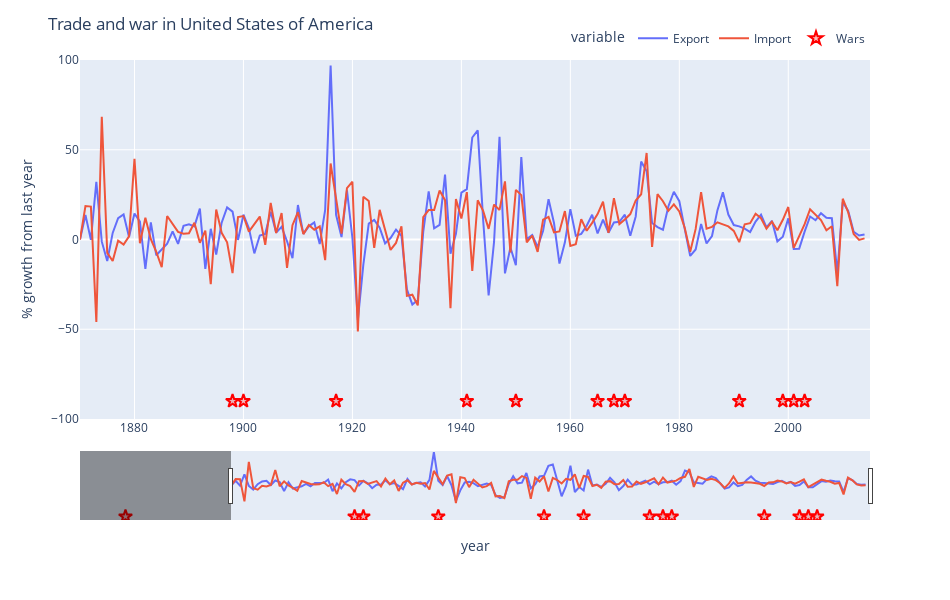
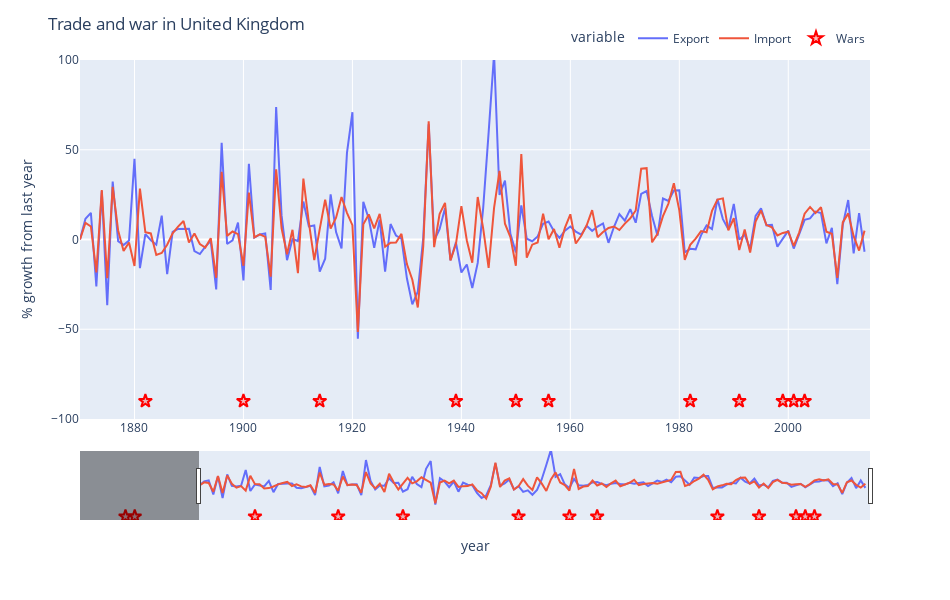
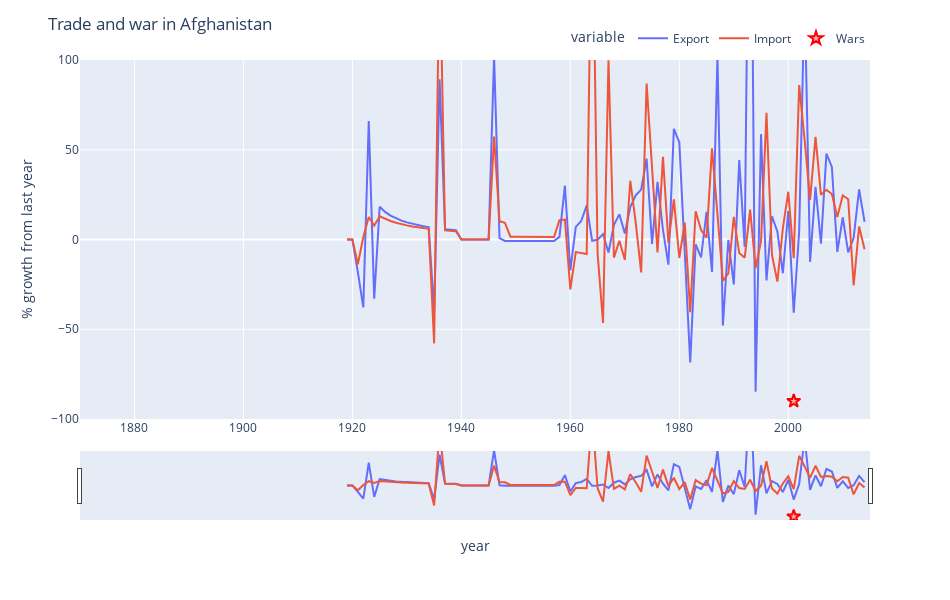

Notebook source saved alongside these figures, in order:
### Code cell
def plot_country_trade(cowcode):
    country_name = country_codes.loc[cowcode]['StateNme']
    trade_df = (national_trade_data[national_trade_data['ccode']==cowcode]
        .copy()
        .dropna()
        .rename(columns={'exports_growth':'Export', 'imports_growth':'Import'})
    )
    war_df = inter_war[inter_war['ccode']==cowcode]

    fig = px.line(
        trade_df, x="year", 
        # y=["exports_growth", "imports_growth"], 
        y=['Export', 'Import'],
        width=FIGURE_WIDTH, 
        height=FIGURE_HEIGHT
    )

    fig.add_trace(go.Scatter(
        x=war_df['StartYear1'],
        y=[-90]*len(war_df),
        mode='markers',
        text=war_df['WarName'], 
        marker_symbol='star',
        marker_line_color="rgba(255,0,0,1)", 
        marker_color="rgba(255,0,0,0.25)",
        marker_line_width=2, 
        marker_size=10,
        name='Wars',
    ))
    
    fig.update_layout(
        xaxis=dict(
            rangeslider=dict(
                visible=True
            ),
        ),
        title=f"Trade and war in {country_name}",
        xaxis_title="year",
        yaxis_title="% growth from last year",
        legend=custom_hlegend,
        width=950,
        height=600
    )
    fig.update_yaxes(range=[-100, 100])
    fig.update_xaxes(range=[1870,2015])
    fig.write_html(f'fig/country_trade_{cowcode}.html', include_plotlyjs='cdn', full_html=False)
    fig.show()
plot_country_trade(2)  
plot_country_trade(200)  
plot_country_trade(700)

### Figure 1 — Plotly figure (JSON) as saved in the notebook; plotly's stock layout.template omitted (floating-point values rounded to 4 significant figures; data arrays with more than 128 entries replaced by an {"elided": "..."} marker saying what was removed)
{"data": [{"hovertemplate": "variable=Export<br>year=%{x}<br>value=%{y}<extra></extra>", "legendgroup": "Export", "line": {"color": "#636efa", "dash": "solid"}, "mode": "lines", "name": "Export", "orientation": "v", "showlegend": true, "type": "scatter", "x": {"elided": "145 int values"}, "xaxis": "x", "y": {"elided": "145 float values"}, "yaxis": "y"}, {"hovertemplate": "variable=Import<br>year=%{x}<br>value=%{y}<extra></extra>", "legendgroup": "Import", "line": {"color": "#EF553B", "dash": "solid"}, "mode": "lines", "name": "Import", "orientation": "v", "showlegend": true, "type": "scatter", "x": {"elided": "145 int values"}, "xaxis": "x", "y": {"elided": "145 float values"}, "yaxis": "y"}, {"marker": {"color": "rgba(255,0,0,0.25)", "line": {"color": "rgba(255,0,0,1)", "width": 2}, "size": 10, "symbol": "star"}, "mode": "markers", "name": "Wars", "text": ["Mexican-American", "Spanish-American", "Boxer Rebellion", "World War I", "World War II", "Korean", "Vietnam War, Phase 2", "Second Laotian, Phase 2", "Communist Coalition", "Gulf War", "War for Kosovo", "Invasion of Afghanistan", "Invasion of Iraq"], "type": "scatter", "x": [1846, 1898, 1900, 1917, 1941, 1950, 1965, 1968, 1970, 1991, 1999, 2001, 2003], "y": [-90, -90, -90, -90, -90, -90, -90, -90, -90, -90, -90, -90, -90]}], "layout": {"height": 600, "legend": {"orientation": "h", "title": {"text": "variable"}, "tracegroupgap": 0, "x": 1, "xanchor": "right", "y": 1.02, "yanchor": "bottom"}, "margin": {"t": 60}, "title": {"text": "Trade and war in United States of America"}, "width": 950, "xaxis": {"anchor": "y", "domain": [0, 1], "range": [1870, 2015], "rangeslider": {"visible": true}, "title": {"text": "year"}}, "yaxis": {"anchor": "x", "domain": [0, 1], "range": [-100, 100], "title": {"text": "% growth from last year"}}}}

### Figure 2 — Plotly figure (JSON) as saved in the notebook; plotly's stock layout.template omitted (floating-point values rounded to 4 significant figures; data arrays with more than 128 entries replaced by an {"elided": "..."} marker saying what was removed)
{"data": [{"hovertemplate": "variable=Export<br>year=%{x}<br>value=%{y}<extra></extra>", "legendgroup": "Export", "line": {"color": "#636efa", "dash": "solid"}, "mode": "lines", "name": "Export", "orientation": "v", "showlegend": true, "type": "scatter", "x": {"elided": "145 int values"}, "xaxis": "x", "y": {"elided": "145 float values"}, "yaxis": "y"}, {"hovertemplate": "variable=Import<br>year=%{x}<br>value=%{y}<extra></extra>", "legendgroup": "Import", "line": {"color": "#EF553B", "dash": "solid"}, "mode": "lines", "name": "Import", "orientation": "v", "showlegend": true, "type": "scatter", "x": {"elided": "145 int values"}, "xaxis": "x", "y": {"elided": "145 float values"}, "yaxis": "y"}, {"marker": {"color": "rgba(255,0,0,0.25)", "line": {"color": "rgba(255,0,0,1)", "width": 2}, "size": 10, "symbol": "star"}, "mode": "markers", "name": "Wars", "text": ["Crimean", "Anglo-Persian", "Conquest of Egypt", "Boxer Rebellion", "World War I", "World War II", "Korean", "Sinai War", "Falkland Islands", "Gulf War", "War for Kosovo", "Invasion of Afghanistan", "Invasion of Iraq"], "type": "scatter", "x": [1854, 1856, 1882, 1900, 1914, 1939, 1950, 1956, 1982, 1991, 1999, 2001, 2003], "y": [-90, -90, -90, -90, -90, -90, -90, -90, -90, -90, -90, -90, -90]}], "layout": {"height": 600, "legend": {"orientation": "h", "title": {"text": "variable"}, "tracegroupgap": 0, "x": 1, "xanchor": "right", "y": 1.02, "yanchor": "bottom"}, "margin": {"t": 60}, "title": {"text": "Trade and war in United Kingdom"}, "width": 950, "xaxis": {"anchor": "y", "domain": [0, 1], "range": [1870, 2015], "rangeslider": {"visible": true}, "title": {"text": "year"}}, "yaxis": {"anchor": "x", "domain": [0, 1], "range": [-100, 100], "title": {"text": "% growth from last year"}}}}

### Figure 3 — Plotly figure (JSON) as saved in the notebook; plotly's stock layout.template omitted (floating-point values rounded to 4 significant figures)
{"data": [{"hovertemplate": "variable=Export<br>year=%{x}<br>value=%{y}<extra></extra>", "legendgroup": "Export", "line": {"color": "#636efa", "dash": "solid"}, "mode": "lines", "name": "Export", "orientation": "v", "showlegend": true, "type": "scatter", "x": [1919, 1920, 1921, 1922, 1923, 1924, 1925, 1926, 1927, 1928, 1929, 1930, 1931, 1932, 1933, 1934, 1935, 1936, 1937, 1938, 1939, 1940, 1941, 1942, 1943, 1944, 1945, 1946, 1947, 1948, 1949, 1950, 1951, 1952, 1953, 1954, 1955, 1956, 1957, 1958, 1959, 1960, 1961, 1962, 1963, 1964, 1965, 1966, 1967, 1968, 1969, 1970, 1971, 1972, 1973, 1974, 1975, 1976, 1977, 1978, 1979, 1980, 1981, 1982, 1983, 1984, 1985, 1986, 1987, 1988, 1989, 1990, 1991, 1992, 1993, 1994, 1995, 1996, 1997, 1998, 1999, 2000, 2001, 2002, 2003, 2004, 2005, 2006, 2007, 2008, 2009, 2010, 2011, 2012, 2013, 2014], "xaxis": "x", "y": [0, 0, -18.17, -37.84, 65.99, -32.99, 18.2, 15.39, 13.34, 11.77, 10.53, 9.528, 8.699, 8.003, 7.41, 6.899, -40.35, 89.27, 5.716, 5.407, 5.129, 0, 0, 0, 0, 0, 0, 102.1, 0.8114, -0.8048, -0.8114, -0.818, -0.8041, -0.8314, -0.8174, -0.8453, -0.8525, -0.8383, -0.8671, 1.465, 29.96, -17.25, 7.014, 10.3, 19.02, -0.7133, -0.1437, 3.022, -7.253, 8.147, 14.02, 3.306, 18.1, 24.54, 27.81, 44.99, -2.468, 32.15, 5.382, -14.05, 61.62, 54.13, -4.826, -68.52, -2.734, -9.936, 15.39, -18.1, 102.1, -47.92, -0.1946, -24.98, 44.2, -4.079, 279.5, -84.8, 58.69, -22.86, 12.97, 4.512, -18.8, 15.88, -40.82, 4.51, 136.9, -12.43, 29.34, -2.344, 47.86, 40.42, -6.864, 12.26, -7.138, 0.9512, 27.88, 9.897], "yaxis": "y"}, {"hovertemplate": "variable=Import<br>year=%{x}<br>value=%{y}<extra></extra>", "legendgroup": "Import", "line": {"color": "#EF553B", "dash": "solid"}, "mode": "lines", "name": "Import", "orientation": "v", "showlegend": true, "type": "scatter", "x": [1919, 1920, 1921, 1922, 1923, 1924, 1925, 1926, 1927, 1928, 1929, 1930, 1931, 1932, 1933, 1934, 1935, 1936, 1937, 1938, 1939, 1940, 1941, 1942, 1943, 1944, 1945, 1946, 1947, 1948, 1949, 1950, 1951, 1952, 1953, 1954, 1955, 1956, 1957, 1958, 1959, 1960, 1961, 1962, 1963, 1964, 1965, 1966, 1967, 1968, 1969, 1970, 1971, 1972, 1973, 1974, 1975, 1976, 1977, 1978, 1979, 1980, 1981, 1982, 1983, 1984, 1985, 1986, 1987, 1988, 1989, 1990, 1991, 1992, 1993, 1994, 1995, 1996, 1997, 1998, 1999, 2000, 2001, 2002, 2003, 2004, 2005, 2006, 2007, 2008, 2009, 2010, 2011, 2012, 2013, 2014], "xaxis": "x", "y": [0, 0, -13.82, 1.425, 12.53, 7.7, 12.95, 11.46, 10.28, 9.325, 8.466, 7.864, 7.291, 6.795, 6.363, 5.982, -57.88, 164.2, 5.072, 4.827, 4.57, 0, 0, 0, 0, 0, 0, 57.41, 10.23, 9.28, 1.542, 1.536, 1.496, 1.491, 1.452, 1.448, 1.411, 1.407, 1.372, 10.72, 11.13, -27.75, -6.997, -7.524, -8.136, 204.0, -7.906, -46.47, 99.89, -10.07, -0.7313, -11.33, 32.74, 9.364, -18.37, 86.86, 39.53, -7.175, 46.01, -1.774, 22.35, -10.24, 9.452, -40.54, 15.71, 5.252, 0.9633, 50.79, 14.11, -23.01, -18.82, 12.56, -7.547, -10.12, 16.7, -15.9, -0.8771, 70.57, -8.548, -23.47, 6.014, 26.62, -10.43, 86.06, 55.58, 22.01, 57.24, 24.86, 27.72, 25.38, 12.53, 24.52, 22.42, -25.55, 7.222, -5.483], "yaxis": "y"}, {"marker": {"color": "rgba(255,0,0,0.25)", "line": {"color": "rgba(255,0,0,1)", "width": 2}, "size": 10, "symbol": "star"}, "mode": "markers", "name": "Wars", "text": ["Invasion of Afghanistan"], "type": "scatter", "x": [2001], "y": [-90]}], "layout": {"height": 600, "legend": {"orientation": "h", "title": {"text": "variable"}, "tracegroupgap": 0, "x": 1, "xanchor": "right", "y": 1.02, "yanchor": "bottom"}, "margin": {"t": 60}, "title": {"text": "Trade and war in Afghanistan"}, "width": 950, "xaxis": {"anchor": "y", "domain": [0, 1], "range": [1870, 2015], "rangeslider": {"visible": true}, "title": {"text": "year"}}, "yaxis": {"anchor": "x", "domain": [0, 1], "range": [-100, 100], "title": {"text": "% growth from last year"}}}}
